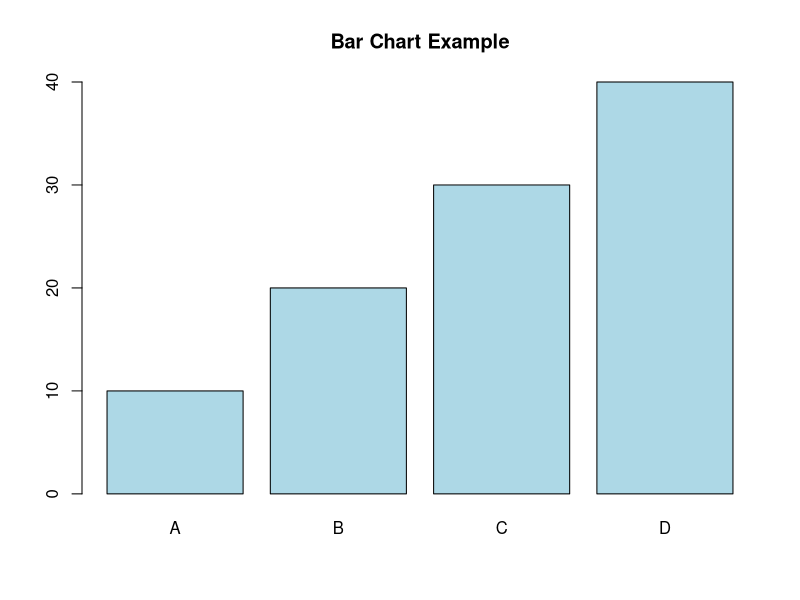

R code for this plot:
categories <- c("A", "B", "C", "D")
values <- c(10, 20, 30, 40)

barplot(values, names.arg = categories, col = "lightblue", main = "Bar Chart Example")
